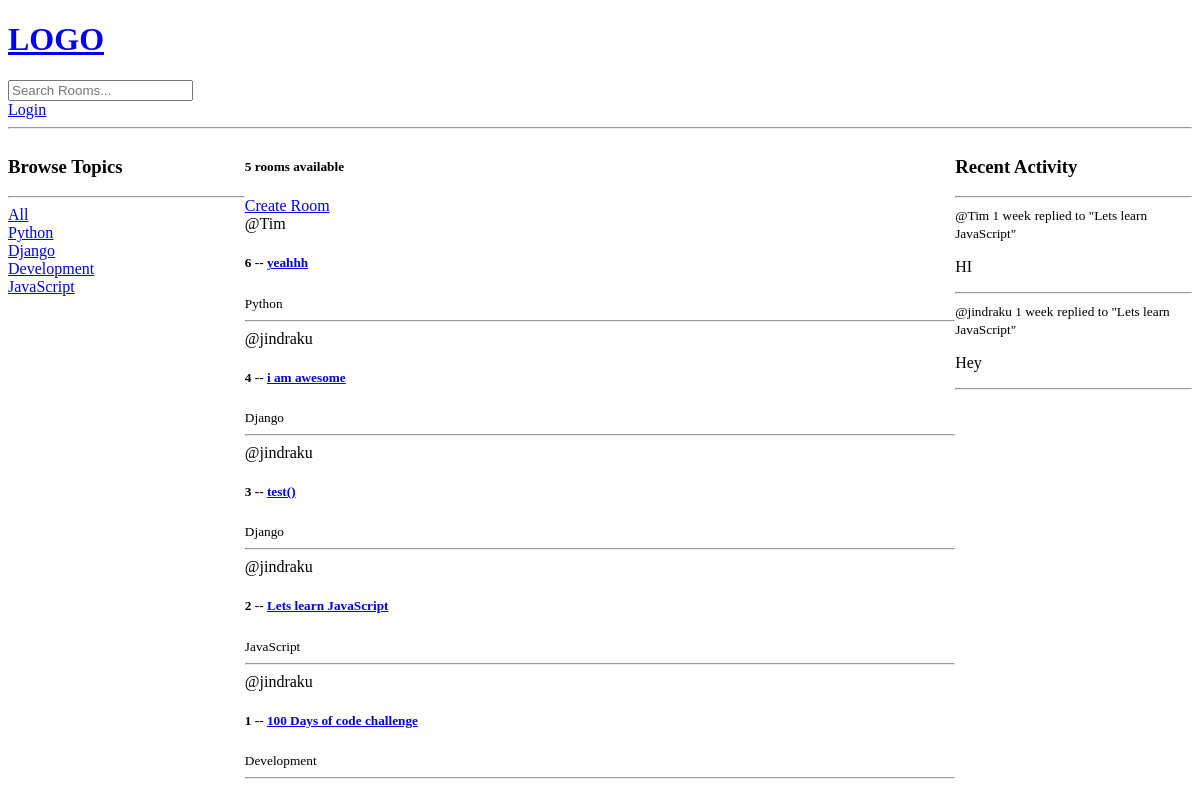
The app's page /, older data.
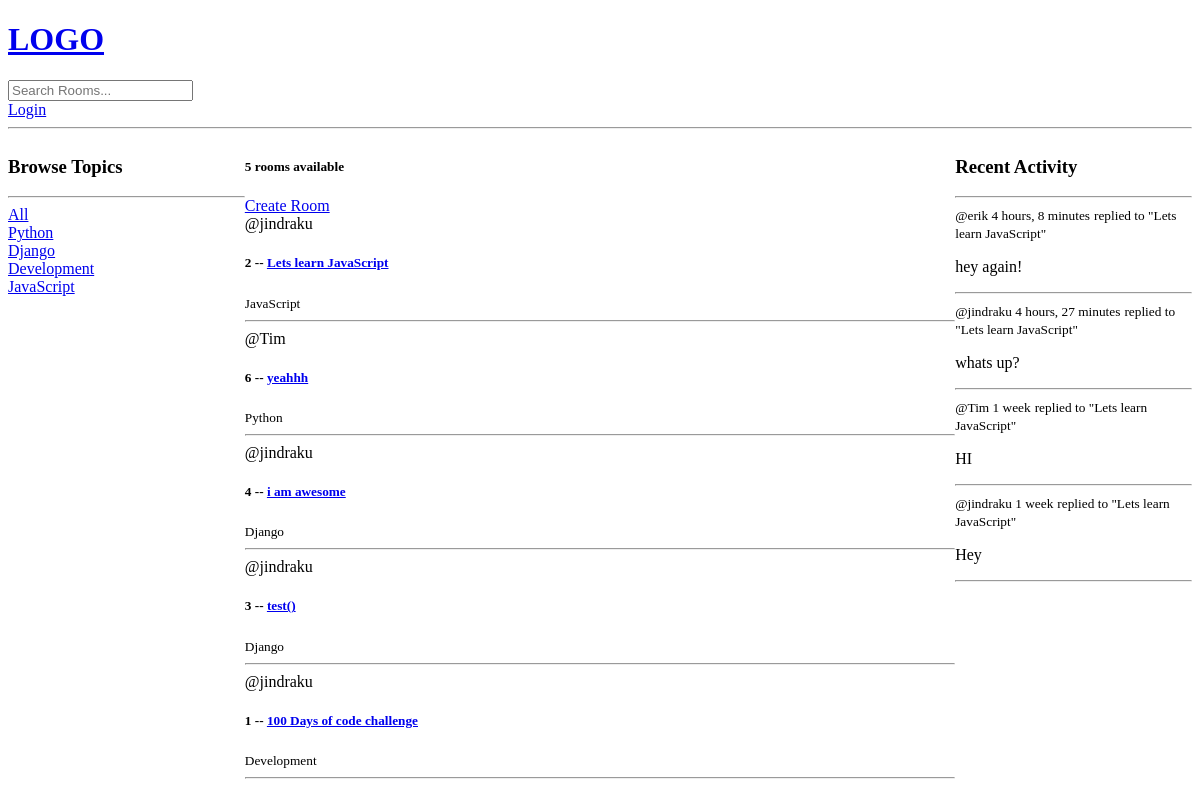
The same page, newer data.
### base/models.py (models this page shows, shortened)
class Topic(models.Model):
    name = models.CharField(max_length=200)

class Room(models.Model):
    host = models.ForeignKey(User, on_delete=models.SET_NULL, null=True)
    topic = models.ForeignKey(Topic, on_delete=models.SET_NULL, null=True)
    name = models.CharField(max_length=200)
    description = models.TextField(null=True, blank=True)
    participants = models.ManyToManyField(User, related_name='participants', blank=True)
    updated = models.DateTimeField(auto_now=True)
    created = models.DateTimeField(auto_now_add=True)
    class Meta:
        ordering = ['-updated', '-created']
    def __str__(self):
        return self.name

class Message(models.Model):
    user = models.ForeignKey(User, on_delete=models.CASCADE)
    room = models.ForeignKey(Room, on_delete=models.CASCADE)
    body = models.TextField()
    updated = models.DateTimeField(auto_now=True)
    created = models.DateTimeField(auto_now_add=True)
    class Meta:
        ordering = ['-updated', '-created']

### base/views.py (the view)
# urls.py: path('', views.home, name='home'),
def home(request):
    q = request.GET.get('q') if request.GET.get('q') != None else ''
    rooms = Room.objects.filter(
        Q(topic__name__icontains=q) |
        Q(name__icontains=q) |
        Q(description__icontains=q)
        )
    topics = Topic.objects.all()
    room_count = rooms.count()
    room_messages = Message.objects.all().filter(Q(room__topic__name__icontains=q))
    context = {'rooms': rooms, 'topics': topics, 'room_count':room_count,
               'room_messages': room_messages}
    return render(request, "base/home.html", context)

### base/templates/base/home.html (shortened to what this page needs)
{% extends 'main.html' %}
{% block content %}
<div class="home-container">
    <div>
        {% include 'base/topics_component.html' %}
    </div>
    <div>
        <h5>{{room_count}} rooms available</h5>
        <a href="{% url 'create-room' %}">Create Room</a>
        {% include 'base/feed_component.html' %}
    </div>
    <div>
        {% include 'base/activity_component.html' %}
    </div>
</div>
{% endblock content%}

### templates/main.html (shortened to what this page needs)
<!DOCTYPE html>
<html lang="en">
<head>
</head>
<body>
    {% include 'navbar.html' %}
    {% block content %}
    {% endblock %}
</body>
</html>

### templates/navbar.html
<a href="/">
    <h1>LOGO</h1>
</a>
<form method="GET" action="{% url 'home' %}">
    <input type="text" name="q" placeholder="Search Rooms..."/>
</form>
{% if request.user.is_authenticated %}
<p>Hello {{request.user}}</p>
<a href="{% url 'logout' %}">Logout</a>
{% else %}
<a href="{% url 'login' %}">Login</a>
{% endif %}
<hr>

### base/templates/base/topics_component.html
<h3>Browse Topics</h3>
<hr>
<div>
    <a href="{% url 'home' %}">All</a>
</div>
{% for topic in topics %}
    <div>
        <a href="{% url 'home' %}?q={{topic.name}}">{{topic.name}}</a>
    </div>
{% endfor %}

### base/templates/base/feed_component.html (shortened to what this page needs)
<div>
    {% for room in rooms %}
        <div>
            <span>@{{room.host.username}}</span>
            <h5>{{room.id}} -- <a href="{% url 'room' room.id %}">{{room.name}}</a></h5>
            <small>{{room.topic.name}}</small>
            <hr>
        </div>
    {% endfor %}
</div>

### base/templates/base/activity_component.html (shortened to what this page needs)
<h3>Recent Activity</h3>
<hr>
{% for message in room_messages %}
<div>
    <small>@{{message.user}} {{message.created|timesince}}</small>
    <small>replied to "{{message.room}}"</small>
    <p>{{message.body}}</p>
    <hr>
</div>
{% endfor %}

### base/templates/base/home.html (style rules this page uses)
.home-container { display: grid; grid-template-columns: 1fr 3fr 1fr; }

Row changes from the older to the newer data that the page shows:
changed Room "Lets learn JavaScript": moves up the list
added Message: user "erik", created "4 hours, 8 minutes", room "Lets learn JavaScript", body "hey again!"
added Message: user "jindraku", created "4 hours, 27 minutes", room "Lets learn JavaScript", body "whats up?"
